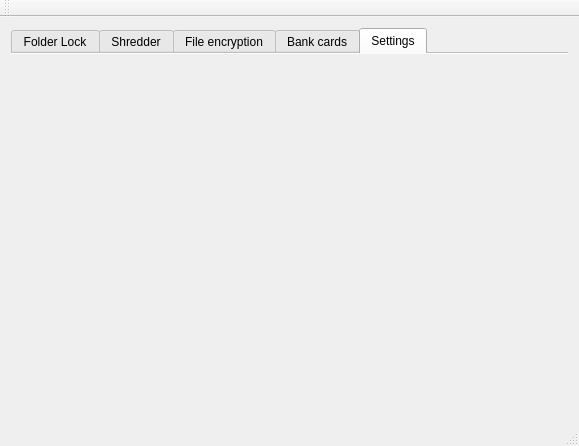
<?xml version="1.0" encoding="UTF-8"?>
<ui version="4.0">
 <class>dgui</class>
 <widget class="QMainWindow" name="dgui">
  <property name="geometry">
   <rect>
    <x>0</x>
    <y>0</y>
    <width>579</width>
    <height>446</height>
   </rect>
  </property>
  <property name="windowTitle">
   <string>dgui</string>
  </property>
  <widget class="QWidget" name="centralWidget">
   <layout class="QHBoxLayout" name="horizontalLayout">
    <item>
     <widget class="QTabWidget" name="tabWidget">
      <property name="inputMethodHints">
       <set>Qt::ImhNone</set>
      </property>
      <property name="tabShape">
       <enum>QTabWidget::Rounded</enum>
      </property>
      <property name="currentIndex">
       <number>4</number>
      </property>
      <property name="iconSize">
       <size>
        <width>24</width>
        <height>24</height>
       </size>
      </property>
      <property name="usesScrollButtons">
       <bool>true</bool>
      </property>
      <property name="documentMode">
       <bool>true</bool>
      </property>
      <property name="tabsClosable">
       <bool>false</bool>
      </property>
      <property name="movable">
       <bool>true</bool>
      </property>
      <property name="tabBarAutoHide">
       <bool>false</bool>
      </property>
      <widget class="QWidget" name="tabFolderLock">
       <attribute name="icon">
        <iconset resource="dgui.qrc">
         <normaloff>:/dgui/ico/folderlock_32x32.ico</normaloff>:/dgui/ico/folderlock_32x32.ico</iconset>
       </attribute>
       <attribute name="title">
        <string>Folder Lock</string>
       </attribute>
       <layout class="QVBoxLayout" name="verticalLayout_2"/>
      </widget>
      <widget class="WgtShredder" name="tabShredder">
       <attribute name="icon">
        <iconset resource="dgui.qrc">
         <normaloff>:/dgui/ico/shredder_32x32.ico</normaloff>:/dgui/ico/shredder_32x32.ico</iconset>
       </attribute>
       <attribute name="title">
        <string>Shredder</string>
       </attribute>
       <layout class="QVBoxLayout" name="verticalLayout_3"/>
      </widget>
      <widget class="WgtEncryption" name="tabFileEncryption">
       <attribute name="icon">
        <iconset resource="dgui.qrc">
         <normaloff>:/dgui/ico/encryption_32x32.ico</normaloff>:/dgui/ico/encryption_32x32.ico</iconset>
       </attribute>
       <attribute name="title">
        <string>File encryption</string>
       </attribute>
      </widget>
      <widget class="WgtBankcards" name="tabBankCards">
       <attribute name="icon">
        <iconset resource="dgui.qrc">
         <normaloff>:/dgui/ico/card.ico</normaloff>:/dgui/ico/card.ico</iconset>
       </attribute>
       <attribute name="title">
        <string>Bank cards</string>
       </attribute>
      </widget>
      <widget class="WgtOptions" name="tabOptions">
       <attribute name="icon">
        <iconset resource="dgui.qrc">
         <normaloff>:/dgui/ico/settings.ico</normaloff>:/dgui/ico/settings.ico</iconset>
       </attribute>
       <attribute name="title">
        <string>Settings</string>
       </attribute>
      </widget>
     </widget>
    </item>
   </layout>
  </widget>
  <widget class="QMenuBar" name="menuBar">
   <property name="geometry">
    <rect>
     <x>0</x>
     <y>0</y>
     <width>579</width>
     <height>21</height>
    </rect>
   </property>
  </widget>
  <widget class="QToolBar" name="mainToolBar">
   <attribute name="toolBarArea">
    <enum>TopToolBarArea</enum>
   </attribute>
   <attribute name="toolBarBreak">
    <bool>false</bool>
   </attribute>
  </widget>
  <widget class="QStatusBar" name="statusBar"/>
 </widget>
 <layoutdefault spacing="6" margin="11"/>
 <customwidgets>
  <customwidget>
   <class>WgtShredder</class>
   <extends>QWidget</extends>
   <header location="global">view\shredder\WgtShredder.h</header>
   <container>1</container>
  </customwidget>
  <customwidget>
   <class>WgtEncryption</class>
   <extends>QWidget</extends>
   <header location="global">view\encryption\WgtEncryption.h</header>
   <container>1</container>
  </customwidget>
  <customwidget>
   <class>WgtBankcards</class>
   <extends>QWidget</extends>
   <header location="global">view\bankcards\WgtBankcards.h</header>
   <container>1</container>
  </customwidget>
  <customwidget>
   <class>WgtOptions</class>
   <extends>QWidget</extends>
   <header location="global">view\options\WgtOptions.h</header>
   <container>1</container>
  </customwidget>
 </customwidgets>
 <resources>
  <include location="dgui.qrc"/>
 </resources>
 <connections/>
</ui>
